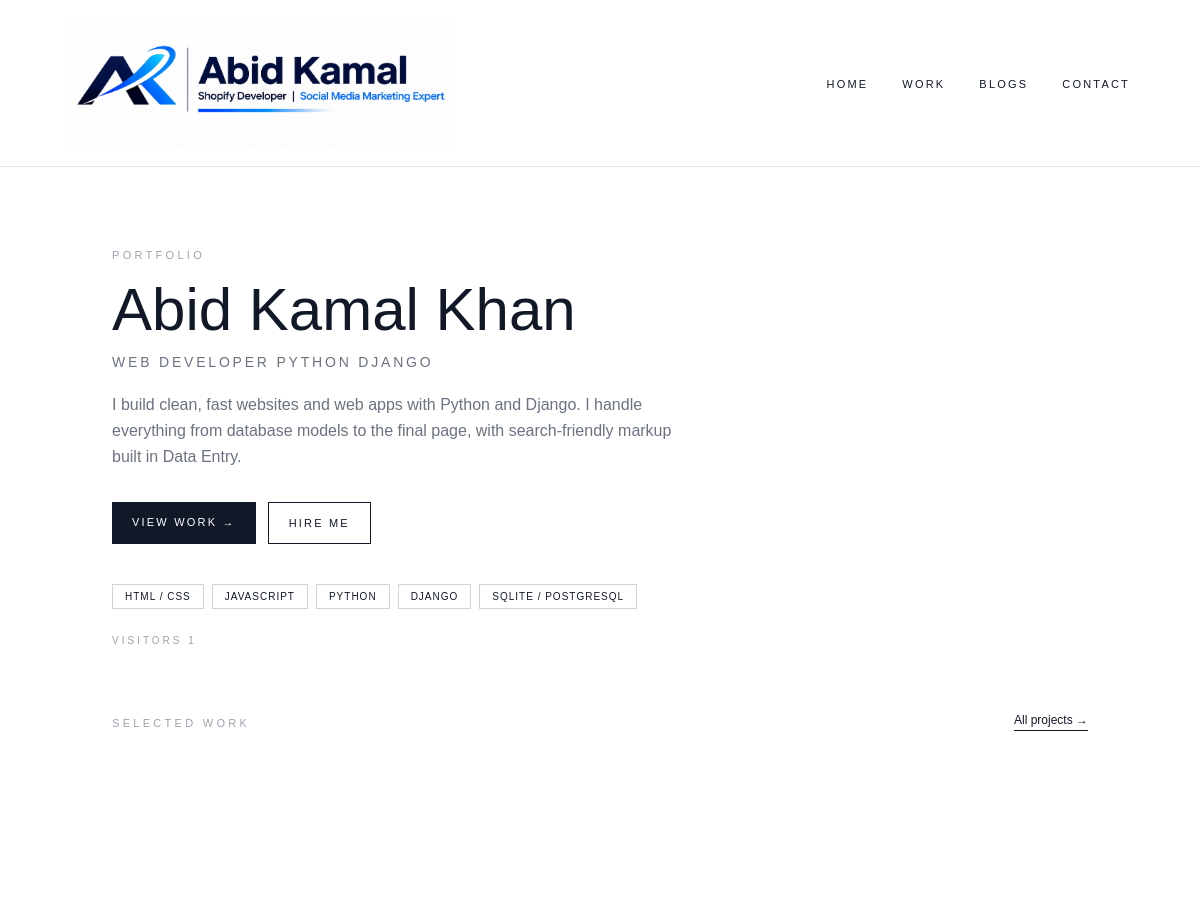
The app's page / (upper part), older data.
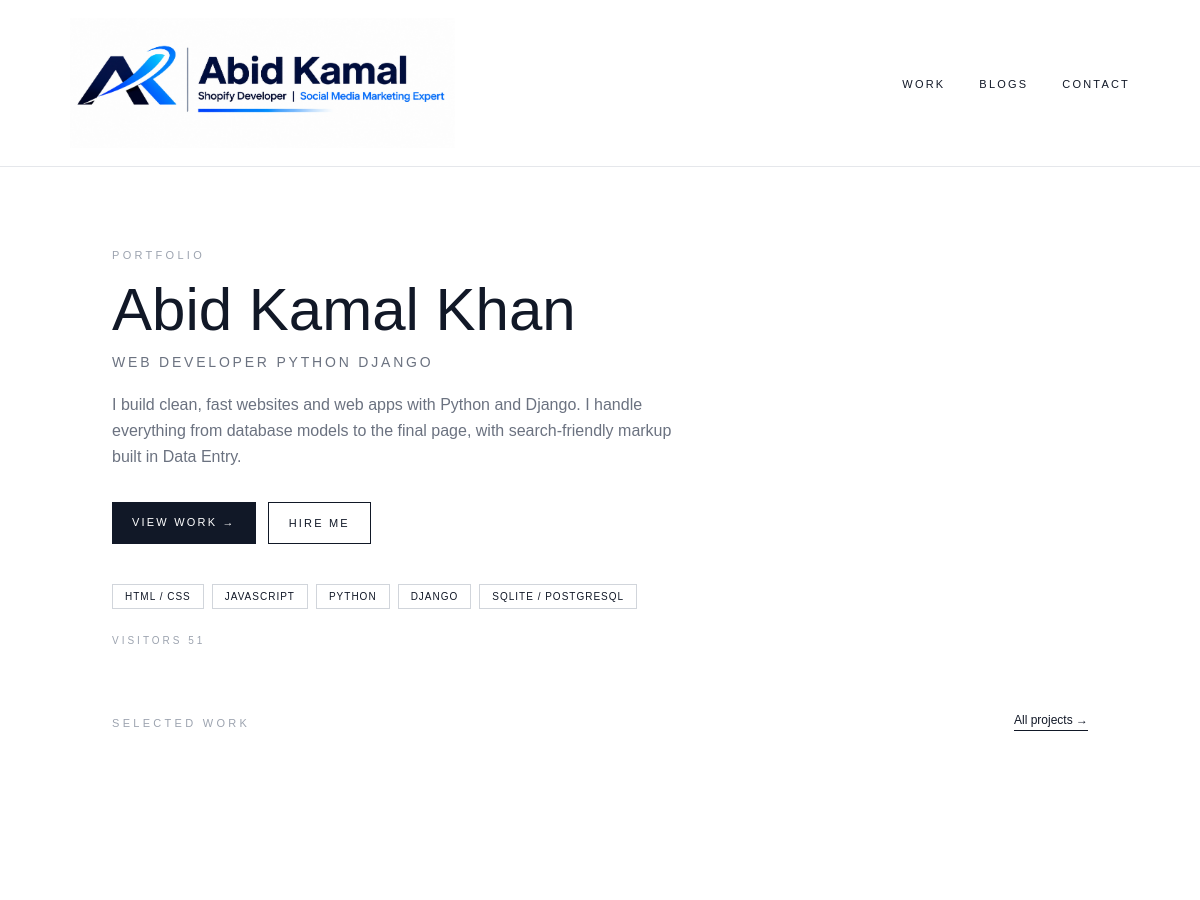
The same page, newer data.
### core/models.py (models this page shows, shortened)
class HeaderNav(models.Model):
    title = models.CharField(max_length=50)
    url = models.CharField(max_length=200)
    order = models.IntegerField(default=0)
    is_active = models.BooleanField(default=True)
    class Meta:
        ordering = ['order']

class Profile(models.Model):
    name = models.CharField(max_length=100)
    role = models.CharField(max_length=150, default="Python & Django Web Developer")
    location = models.CharField(max_length=100, default="Lahore, Pakistan")
    email = models.EmailField()
    whatsapp = models.CharField(
        max_length=30,
        blank=True,
        help_text="Shown in the footer with a WhatsApp link, e.g. +92 308 5198908",
    )
    bio = models.TextField(help_text="2-3 short paragraphs. Plain text.")
    avatar = models.ImageField(upload_to='profile/', blank=True, null=True)
    github = models.URLField(blank=True)
    linkedin = models.URLField(blank=True)
    facebook = models.URLField(blank=True)
    youtube = models.URLField(blank=True)
    instagram = models.URLField(blank=True)
    pinterest = models.URLField(blank=True)
    twitter = models.URLField(blank=True)
    is_active = models.BooleanField(default=True)
    class Meta:
        verbose_name = "Profile"
        verbose_name_plural = "Profile"
    @property
    def whatsapp_link(self):
        number = ''.join(ch for ch in self.whatsapp if ch.isdigit())
        return f"https://wa.me/{number}" if number else ''
    @property
    def social_urls(self):
        return [u for u in (self.github, self.linkedin, self.facebook, self.youtube, self.instagram, self.pinterest, self.twitter) if u]

class Skill(models.Model):
    name = models.CharField(max_length=50)
    order = models.IntegerField(default=0)
    class Meta:
        ordering = ['order', 'id']

### core/views.py (the view)
# urls.py: path('', views.home, name='home'),
def home(request):
    return render(request, 'core/home.html', {
        'projects': Project.objects.filter(is_featured=True),
        'skills': Skill.objects.all(),
    })

### core/context_processors.py (called while the page is built)
def profile(request):
    try:
        prof = Profile.objects.filter(is_active=True).last()
    except (OperationalError, ProgrammingError):
        prof = None
    return {
        'profile': prof,
        'nav_name': prof.name.upper() if prof else 'PORTFOLIO',
    }

def hit_count(request):
    try:
        total = HitCount.objects.filter(path='total').values_list('count', flat=True).first() or 0
    except (OperationalError, ProgrammingError):
        total = 0
    return {'hit_count': total}

def header_navs(request):
    navs = HeaderNav.objects.filter(is_active=True).order_by('order')
    return {'header_navs': navs}

### core/models.py (called while the page is built)
    def get_absolute_url(self):
        return reverse('project_detail', kwargs={'slug': self.slug})

    @property
    def cover_card_url(self):
        if not self.cover:
            return ''
        rel = f"projects/opt/{Path(self.cover.name).stem}.webp"
        if (settings.MEDIA_ROOT / rel).exists():
            return f"{settings.MEDIA_URL}{rel}"
        return self.cover.url

### core/templates/core/home.html (shortened to what this page needs)
{% extends "core/base.html" %}
{% block content %}
<section aria-labelledby="hero-title" class="max-w-5xl mx-auto px-4 sm:px-6 pt-12 sm:pt-20 pb-14 sm:pb-16">
  <p class="text-[11px] tracking-[0.3em] text-gray-400" data-reveal="left">PORTFOLIO</p>
  <h1 id="hero-title" class="mt-4 text-4xl sm:text-5xl md:text-6xl font-light leading-tight break-words"
    data-reveal="left" style="--d: 80ms">
    {{ profile.name|default:"Your Name" }}
  </h1>
  <p class="mt-3 text-[11px] sm:text-sm tracking-[0.15em] sm:tracking-[0.2em] text-gray-500 break-words"
    data-reveal="left" style="--d: 140ms">
    {{ profile.role|default:"PYTHON & DJANGO WEB DEVELOPER"|upper }}
  </p>
  {% if profile %}
  <div class="mt-5 max-w-xl text-gray-500 leading-relaxed space-y-3" data-reveal="left" style="--d: 200ms">
    {{ profile.bio|linebreaks }}
  </div>
  {% endif %}
  <div class="mt-8 flex flex-col sm:flex-row sm:flex-wrap gap-3 text-[11px] tracking-[0.2em]" data-reveal="left"
    style="--d: 280ms">
    <a href="{% url 'work' %}" class="bg-gray-900 text-white px-5 py-4 sm:py-3 text-center arrow-move">VIEW WORK
      <span>→</span></a>
    <a href="{% url 'contact' %}" class="border border-gray-900 px-5 py-4 sm:py-3 text-center btn-fill">HIRE ME</a>
  </div>
  {% if skills %}
  <ul class="mt-10 flex flex-wrap gap-2 text-[10px] tracking-widest" aria-label="Skills" data-reveal="left"
    style="--d: 360ms">
    {% for s in skills %}
    <li>
      <a href="{% url 'work' %}?skill={{ s.name|urlencode }}"
        class="skill-tag border border-gray-300 px-3 py-1 inline-block">{{ s.name|upper }}</a>
    </li>
    {% endfor %}
  </ul>
  {% endif %}
  <p class="mt-6 text-[10px] tracking-[0.3em] text-gray-400" data-reveal="left" style="--d: 420ms">
    VISITORS {{ hit_count }}
  </p>
</section>
<section aria-labelledby="work-title" class="max-w-5xl mx-auto px-4 sm:px-6 pb-20 sm:pb-24">
  <div class="flex items-end justify-between gap-4 mb-8" data-reveal>
    <h2 id="work-title" class="text-[11px] tracking-[0.3em] text-gray-400">SELECTED WORK</h2>
    <a href="{% url 'work' %}" class="text-xs border-b border-gray-900 pb-0.5 arrow-move whitespace-nowrap shrink-0">All
      projects
      <span>→</span></a>
  </div>
  <div class="divide-y divide-gray-200">
    {% for project in projects %}
    {% include "core/_project_row.html" %}
    {% empty %}
    <div class="border border-dashed border-gray-300 py-20 text-center">
      <p class="text-sm text-gray-400">No projects yet.</p>
      <a href="/admin/core/project/add/" class="mt-3 inline-block text-xs underline">Add your first project →</a>
    </div>
    {% endfor %}
  </div>
</section>
{% endblock %}

### core/templates/core/base.html (shortened to what this page needs)
{% load static %}
<!DOCTYPE html>
<html lang="en">
<head>
  <script src="https://cdn.tailwindcss.com"></script>
  <link rel="stylesheet" href="{% static 'css/navbar.css' %}">
</head>
<body class="bg-white text-gray-900 page-enter">
  <header class="border-b border-gray-200">
    <a class="logo" href="{% url 'home' %}" aria-label="{{ profile.name|default:'Abid Kamal' }} — home">
      <img src="{% static 'img/abid-kamal-logo.jpg' %}" alt="{{ profile.name|default:'Abid Kamal' }} — Shopify Developer and Social Media Marketing Expert" width="2158" height="729">
    </a>
    <nav id="primary-nav" class="primary-nav">
      <ul>
        {% for nav in header_navs %}
        <li><a href="{{ nav.url }}">{{ nav.title }}</a></li>
        {% endfor %}
      </ul>
    </nav>
  </header>
  <main>
    {% block content %}{% endblock %}
  </main>
</body>
</html>

### core/templates/core/_project_row.html (shortened to what this page needs)
<article class="group grid gap-6 sm:gap-8 md:grid-cols-5 md:items-center py-10 sm:py-14">
</article>

### core/static/css/navbar.css (style rules this page uses)
body > header { position:sticky;top:0;z-index:50;width:100%;display:flex;align-items:center;justify-content:space-between;gap:16px;padding:16px calc(2.5% + 20px);background:#fff }
.logo { display:inline-block;width:100%;max-width:480px;min-width:0;text-decoration:none;color:#111827 }
.logo img { display:block;width:100%;height:130px;object-fit:contain;object-position:left center }
.primary-nav ul { display:flex;flex-wrap:wrap;align-items:center;gap:30px;margin:0;padding:0;list-style:none }
.primary-nav a { font-size:11px;letter-spacing:.2em;text-transform:uppercase;text-decoration:none;color:#111827;padding-bottom:2px;border-bottom:1px solid transparent;transition:border-color .3s ease,color .3s ease }
@media (min-width:640px) { body > header { padding:18px calc(2.5% + 40px) } }
@media (min-width:640px) { .primary-nav ul { gap:34px } }

### core/templates/core/base.html (style rules this page uses)
body { font-family: Helvetica, Arial, sans-serif; }
@media (prefers-reduced-motion: no-preference) { html { scroll-behavior: smooth; } }
@media (prefers-reduced-motion: no-preference) { .page-enter { animation: pageIn .5s ease both; } }
@media (prefers-reduced-motion: no-preference) { html.js [data-reveal] { opacity: 0; transform: translateY(26px); transition: opacity .8s cubic-bezier(.2, .6, .2, 1), transform .8s cubic-bezier(.2, .6, .2, 1); transition-delay: var(--d, 0ms); } }
@media (prefers-reduced-motion: no-preference) { html.js [data-reveal].is-visible { opacity: 1; transform: none; } }
@media (prefers-reduced-motion: no-preference) { .skill-tag { transition: background-color .3s ease, color .3s ease, border-color .3s ease, transform .3s ease; } }
@media (prefers-reduced-motion: no-preference) { .arrow-move span { display: inline-block; transition: transform .3s ease; } }
@media (prefers-reduced-motion: no-preference) { .btn-fill { position: relative; overflow: hidden; z-index: 0; transition: color .35s ease; } }
@media (prefers-reduced-motion: no-preference) { .btn-fill::before { content: ""; position: absolute; inset: 0; z-index: -1; background: #111827; transform: scaleX(0); transform-origin: left; transition: transform .4s cubic-bezier(.2, .6, .2, 1); } }

Row changes from the older to the newer data that the page shows:
no longer on this page (row edited): HeaderNav: title "HOME"
Text that changed along with them:
{{ hit_count }}: "1" → "51"
